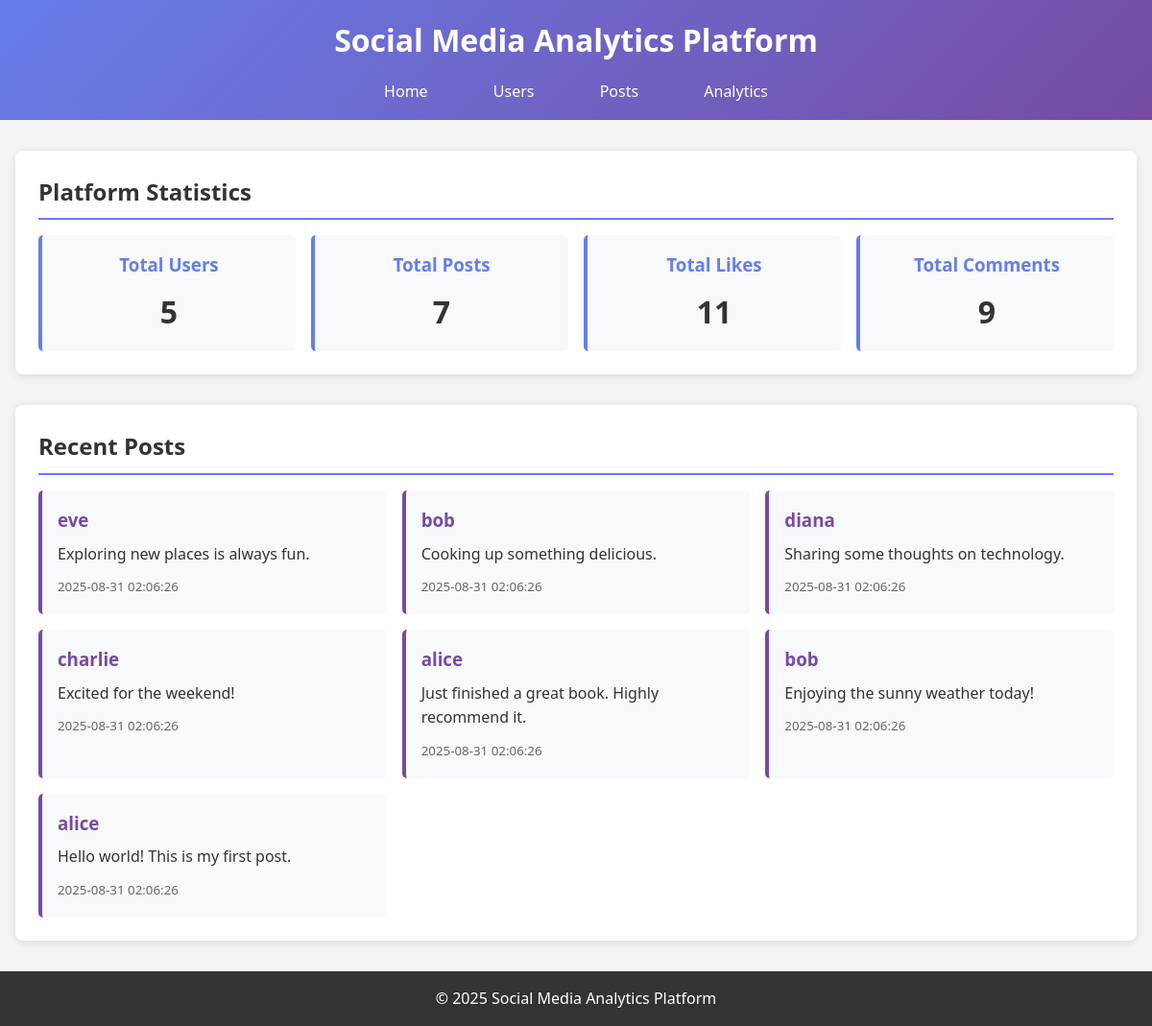
The page / on the database its author committed.
### tables this page shows
CREATE TABLE posts (
    post_id INTEGER PRIMARY KEY,
    user_id INTEGER NOT NULL,
    content TEXT NOT NULL,
    created_at TEXT DEFAULT CURRENT_TIMESTAMP,
    FOREIGN KEY (user_id) REFERENCES users(user_id) ON DELETE CASCADE
);

CREATE TABLE users (
    user_id INTEGER PRIMARY KEY,
    username TEXT UNIQUE NOT NULL,
    email TEXT UNIQUE NOT NULL,
    created_at TEXT DEFAULT CURRENT_TIMESTAMP
);

### app.py (the view)
@app.route('/')
def index():
    conn = get_db_connection()
    posts = conn.execute('''
        SELECT p.*, u.username
        FROM posts p
        JOIN users u ON p.user_id = u.user_id
        ORDER BY p.created_at DESC
        LIMIT 10
    ''').fetchall()
    user_stats = conn.execute('''
        SELECT
            COUNT(DISTINCT u.user_id) as total_users,
            COUNT(DISTINCT p.post_id) as total_posts,
            COUNT(DISTINCT l.like_id) as total_likes,
            COUNT(DISTINCT c.comment_id) as total_comments
        FROM users u
        LEFT JOIN posts p ON u.user_id = p.user_id
        LEFT JOIN likes l ON p.post_id = l.post_id
        LEFT JOIN comments c ON p.post_id = c.post_id
    ''').fetchone()
    conn.close()
    return render_template('index.html', posts=posts, stats=user_stats)

### app.py (called while the page is built)
def get_db_connection():
    conn = sqlite3.connect('social_media.db')
    conn.row_factory = sqlite3.Row
    return conn

### templates/index.html (shortened to what this page needs)
<!DOCTYPE html>
<html lang="en">
<head>
    <link rel="stylesheet" href="{{ url_for('static', filename='style.css') }}">
</head>
<body>
    <header>
        <h1>Social Media Analytics Platform</h1>
        <nav>
            <a href="/">Home</a>
            <a href="/users">Users</a>
            <a href="/posts">Posts</a>
            <a href="/analytics">Analytics</a>
        </nav>
    </header>
    <main>
        <section class="stats">
            <h2>Platform Statistics</h2>
            <div class="stat-grid">
                <div class="stat-card">
                    <h3>Total Users</h3>
                    <p>{{ stats.total_users }}</p>
                </div>
                <div class="stat-card">
                    <h3>Total Posts</h3>
                    <p>{{ stats.total_posts }}</p>
                </div>
                <div class="stat-card">
                    <h3>Total Likes</h3>
                    <p>{{ stats.total_likes }}</p>
                </div>
                <div class="stat-card">
                    <h3>Total Comments</h3>
                    <p>{{ stats.total_comments }}</p>
                </div>
            </div>
        </section>
        <section class="recent-posts">
            <h2>Recent Posts</h2>
            <div class="posts-grid">
                {% for post in posts %}
                <div class="post-card">
                    <h3>{{ post.username }}</h3>
                    <p>{{ post.content }}</p>
                    <small>{{ post.created_at }}</small>
                </div>
                {% endfor %}
            </div>
        </section>
    </main>
    <footer>
        <p>&copy; 2025 Social Media Analytics Platform</p>
    </footer>
</body>
</html>

### static/style.css (style rules this page uses)
* { margin: 0; padding: 0; box-sizing: border-box; }
body { font-family: 'Segoe UI', Tahoma, Geneva, Verdana, sans-serif; line-height: 1.6; color: #333; background-color: #f4f4f4; }
header { background: linear-gradient(135deg, #667eea 0%, #764ba2 100%); color: white; padding: 1rem 0; text-align: center; }
header h1 { margin-bottom: 0.5rem; }
nav { margin-top: 1rem; }
nav a { color:white; text-decoration: none; margin: 0 1rem; padding: 0.5rem 1rem; border-radius: 5px; transition: background-color 0.3s; }
main { max-width: 1200px; margin: 2rem auto; padding: 0 1rem; }
section { margin-bottom: 2rem; background: white; padding: 1.5rem; border-radius: 8px; box-shadow: 0 2px 10px rgba(0, 0, 0, 0.1); }
h2 { color: #333; margin-bottom: 1rem; border-bottom: 2px solid #667eea; padding-bottom: 0.5rem; }
.stat-grid { display: grid; grid-template-columns: repeat(auto-fit, minmax(200px, 1fr)); gap: 1rem; }
.stat-card { background: #f8f9fa; padding: 1rem; border-radius: 5px; text-align: center; border-left: 4px solid #667eea; }
.stat-card h3 { color: #667eea; margin-bottom: 0.5rem; }
.stat-card p { font-size: 2rem; font-weight: bold; color: #333; }
.posts-grid, .users-grid, .analytics-grid { display: grid; grid-template-columns: repeat(auto-fit, minmax(300px, 1fr)); gap: 1rem; }
.post-card, .user-card, .analytics-card { background: #f8f9fa; padding: 1rem; border-radius: 5px; border-left: 4px solid #764ba2; }
.post-card h3, .user-card h3, .analytics-card h3 { color: #764ba2; margin-bottom: 0.5rem; }
.post-card p, .user-card p, .analytics-card p { margin-bottom: 0.5rem; }
.post-card small, .user-card small { color: #666; }
footer { text-align: center; padding: 1rem; background: #333; color: white; margin-top: 2rem; }

### rows shown on the page
posts: username "eve", content "Exploring new places is always fun.", created_at "2025-08-31 02:06:26"
posts: username "bob", content "Cooking up something delicious.", created_at "2025-08-31 02:06:26"
posts: username "diana", content "Sharing some thoughts on technology.", created_at "2025-08-31 02:06:26"
posts: username "charlie", content "Excited for the weekend!", created_at "2025-08-31 02:06:26"
posts: username "alice", content "Just finished a great book. Highly recommend it.", created_at "2025-08-31 02:06:26"
posts: username "bob", content "Enjoying the sunny weather today!", created_at "2025-08-31 02:06:26"
posts: username "alice", content "Hello world! This is my first post.", created_at "2025-08-31 02:06:26"

### other values the page prints
{{ stats.total_users }} "5"
{{ stats.total_posts }} "7"
{{ stats.total_likes }} "11"
{{ stats.total_comments }} "9"
